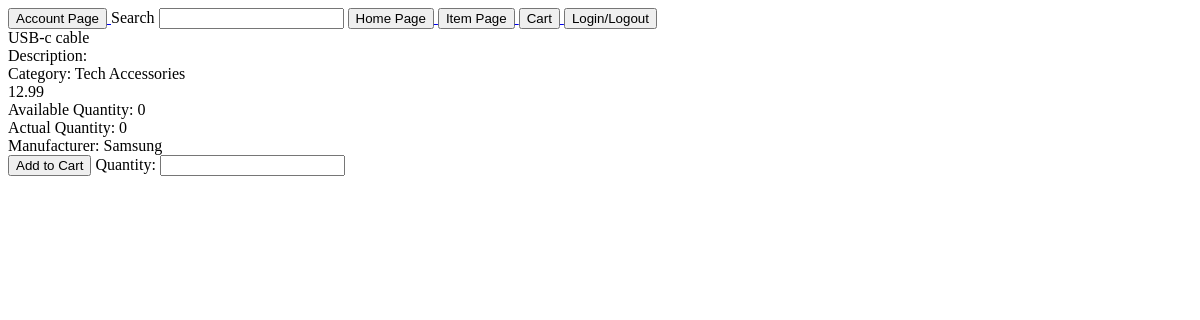
Page /html/item_page.php?itm=1 on the committed database.
### tables this page shows
create table Item (
item_id int NOT NULL auto_increment,
item_name varchar(20) NOT NULL,
item_desc varchar(80) NOT NULL DEFAULT '',
category varchar(20) NOT NULL DEFAULT '',
price numeric(12,2) NOT NULL DEFAULT 0,
status varchar(1) NOT NULL DEFAULT 'A',
available_quantity int NOT NULL DEFAULT 0,
actual_quantity int NOT NULL DEFAULT 0,
manufacturer varchar(20) NOT NULL DEFAULT '',
weight numeric(12,2) NOT NULL DEFAULT 0,
size numeric(12,2) NOT NULL DEFAULT 0,
file_name varchar(40) NOT NULL DEFAULT 'test.png',
created_time datetime DEFAULT CURRENT_TIMESTAMP,
last_update timestamp DEFAULT CURRENT_TIMESTAMP on update CURRENT_TIMESTAMP,
primary key (item_id)
);

### html/item_page.php (the view, shortened to what this page needs)
<!DOCTYPE html>
<html lang="en"></html>
<html>
    <head>
        <link rel="stylesheet" href="styling.css">
    </head>
    <body>
        <div>
            <a href="account.php">
                <button>Account Page</button>
            </a>
            <label>Search</label>
            <input type="text" id="item_search"></input>
            <a href="home.php">
                <button value="Redirect">Home Page</button>
            </a>
            <a href="items.php">
                <button>Item Page</button>
            </a>
            <a href="cart.php">
                <button>Cart</button>
            </a>
            <a href="login.php">
                <button type="button"> Login/Logout </button>
            </a>
        </div>
         <div>
                <?php
                $db_name = 'shop';
                $conn = get_db_connection($db_name);
                $item_id = $_GET["itm"];
                $sql = "SELECT * FROM ITEM WHERE item_id=?";
                $stmt = $conn->prepare($sql);
                $stmt->bind_param("s", $item_id);
                $stmt->execute();
                $result = $stmt->get_result();
                if ($result->num_rows > 0) {
                    echo "<form action=\"./add_to_cart.php\">";
                    while($row = $result->fetch_assoc()) {
                        echo "<div>" . $row["item_name"] . "<br/> Description: " . $row["item_desc"] . "<br/>" .
                        " Category: " . $row["category"] . "<br/>".
                        $row["price"] . "<br/> Available Quantity: " .
                        $row["available_quantity"] . "<br/> Actual Quantity: " . $row["actual_quantity"] .
                        "<br/> Manufacturer: " . $row["manufacturer"] . "<br/>" .
                        "<button name= 'itm' type= 'submit' value= '" . $row["item_id"] . "'>" . "Add to Cart " . "</button>
                        Quantity: <input name= 'Q' type='text'  id='Q'>" . "</div>";
                    }
                    echo "</form>";
                } else {
                    echo "0 results";
                }
                ?>
         </div>
    </body>
</html>

### rows in the picture
item: item_name "USB-c cable", category "Tech Accessories", price "12.99", available_quantity "0", actual_quantity "0", manufacturer "Samsung", $row["item_id"] 1 (drawn)
